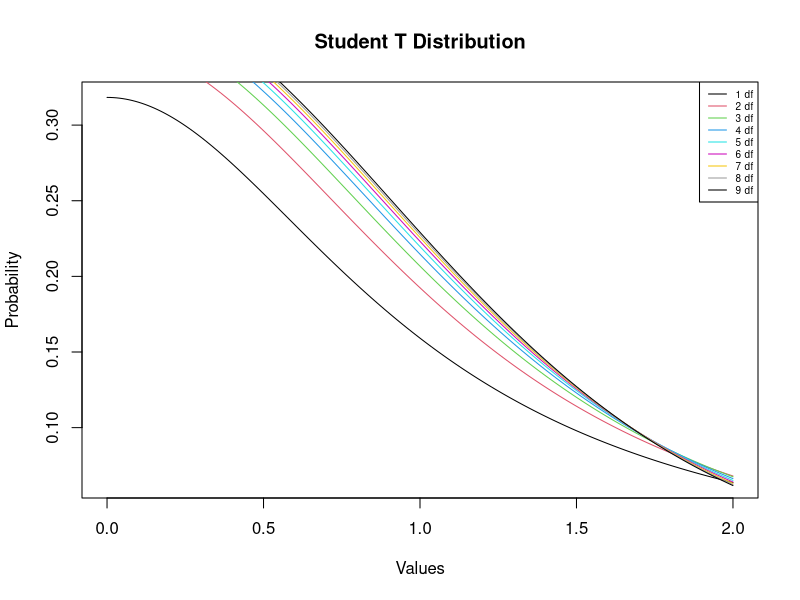

The R source for this figure:
library(stats)

##################################################################
##            VISUALIZING THE STUDENT T DISTRIBUTION            ##
##################################################################


x <- seq(from = 0, to = 2, length = 200)
y_1 <- dt(x, 1)
y_2 <- dt(x, 2)
y_3 <- dt(x, 3)
y_4 <- dt(x, 4)
y_5 <- dt(x, 5)
y_6 <- dt(x, 6)
y_7 <- dt(x, 7)
y_8 <- dt(x, 8)
y_9 <- dt(x, 9)


# Plot the densities
plot(x, y_1, col = 1, type = "l", 
     main = "Student T Distribution",
     xlab = "Values",
     ylab = "Probability")
lines(x, y_2, col = 2)
lines(x, y_3, col = 3)
lines(x, y_4, col = 4)
lines(x, y_5, col = 5)
lines(x, y_6, col = 6)
lines(x, y_7, col = 7)
lines(x, y_8, col = 8)
lines(x, y_9, col = 9)


# Add the legend
legend("topright",
       c("1 df", "2 df", "3 df", "4 df", 
         "5 df", "6 df", "7 df", "8 df", "9 df"), 
       col = c(1, 2, 3, 4, 5, 6, 7, 8, 9), lty = 1,
       cex = 0.6)
